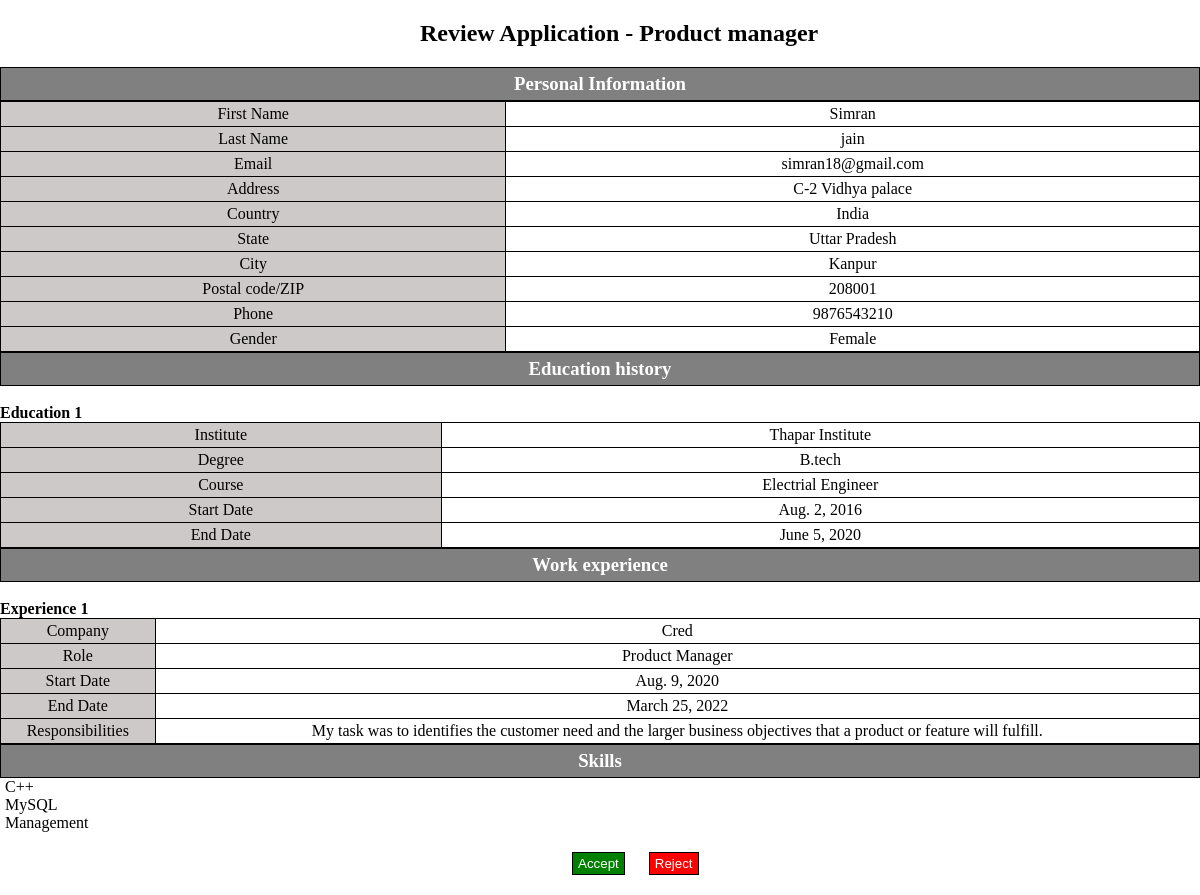
/description/2, run on the app's committed database.
### applications/models.py (models this page shows)
class Candidate(models.Model):
    first_name=models.CharField(max_length=15)
    last_name=models.CharField(max_length=15)
    address=models.TextField()
    country=models.CharField(max_length=30)
    state=models.CharField(max_length=30)
    city=models.CharField(max_length=30)
    postal_code=models.CharField(max_length=10)
    phone=models.IntegerField()
    gender=models.CharField(max_length=20,default=None)
    email=models.EmailField()
    status=models.CharField(max_length=10,default="applied")
    applied_on=models.DateField(default=timezone.now())
    role=models.TextField(default=None)
    resume=models.FileField(upload_to="resume/",null=False,blank=False,default=None)

class Education(models.Model):
    candidate=models.ForeignKey(Candidate,related_name='education',on_delete=models.CASCADE)
    institute=models.TextField()
    degree=models.CharField(max_length=20)
    course=models.TextField()
    start_date=models.DateField()
    end_date=models.DateField()

class Experience(models.Model):
    candidate=models.ForeignKey(Candidate,related_name='experience',on_delete=models.CASCADE)
    company=models.TextField()
    role=models.TextField(default=None)
    start_date=models.DateField()
    end_date=models.DateField()
    responsibilities=models.TextField()

class Skills(models.Model):
    candidate=models.ForeignKey(Candidate,related_name='skills',on_delete=models.CASCADE)
    skill=models.CharField(max_length=30)

### applications/views.py (the view, shortened to what this page needs)
# urls.py: path('description/<int:candidate_id>',views.description,name="description"),
def description(request,candidate_id):
    candidate=Candidate.objects.get(id=candidate_id)
    context={'candidate':candidate}
    return render(request,'applications/description.html',context)

### template/applications/description.html (shortened to what this page needs)
<!DOCTYPE html>
<html lang="en">
<head>
    {% load static %}
    <link rel="stylesheet" href="{% static 'applications/applications.css' %}">
</head>
<body>
    <h2 id="review_application_heading">Review Application - {{candidate.role}}</h2>
    <div>
        <h3 class="description_subheading">Personal Information</h3>
        <table>
            <tr>
                <td class="row_name">First Name</td>
                <td>{{candidate.first_name}}</td>
            </tr>
            <tr>
                <td class="row_name">Last Name</td>
                <td>{{candidate.last_name}}</td>
            </tr>
            <tr>
                <td class="row_name">Email</td>
                <td>{{candidate.email}}</td>
            </tr>
            <tr>
                <td class="row_name">Address</td>
                <td>{{candidate.address}}</td>
            </tr>
            <tr>
                <td class="row_name">Country</td>
                <td>{{candidate.country}}</td>
            </tr>
            <tr>
                <td class="row_name">State</td>
                <td>{{candidate.state}}</td>
            </tr>
            <tr>
                <td class="row_name">City</td>
                <td>{{candidate.city}}</td>
            </tr>
            <tr>
                <td class="row_name">Postal code/ZIP</td>
                <td>{{candidate.postal_code}}</td>
            </tr>
            <tr>
                <td class="row_name">Phone</td>
                <td>{{candidate.phone}}</td>
            </tr>
            <tr>
                <td class="row_name">Gender</td>
                <td>{{candidate.gender}}</td>
            </tr>
        </table>
    </div>
    <div>
        <h3 class="description_subheading">Education history</h3>
        {% for edu in candidate.education.all %}
        <span class="field_count"><h4>Education {{ forloop.counter }}</h4></span>
        <table>
            <tr>
                <td class="row_name">Institute</td>
                <td>{{edu.institute}}</td>
            </tr>
            <tr>
                <td class="row_name">Degree</td>
                <td>{{edu.degree}}</td>
            </tr>
            <tr>
                <td class="row_name">Course</td>
                <td>{{edu.course}}</td>
            </tr>
            <tr>
                <td class="row_name">Start Date</td>
                <td>{{edu.start_date}}</td>
            </tr>
            <tr>
                <td class="row_name">End Date</td>
                <td>{{edu.end_date}}</td>
            </tr>
        </table>
        {% endfor %}
    </div>
    <div>
        <h3 class="description_subheading">Work experience</h3>
        {% for exp in candidate.experience.all %}
        <span class="field_count"><h4>Experience {{ forloop.counter }}</h4></span>
        <table>
            <tr>
                <td class="row_name">Company</td>
                <td>{{exp.company}}</td>
            </tr>
            <tr>
                <td class="row_name">Role</td>
                <td>{{exp.role}}</td>
            </tr>
            <tr>
                <td class="row_name">Start Date</td>
                <td>{{exp.start_date}}</td>
            </tr>
            <tr>
                <td class="row_name">End Date</td>
                <td>{{exp.end_date}}</td>
            </tr>
            <tr>
                <td class="row_name">Responsibilities</td>
                <td>{{exp.responsibilities}}</td>
            </tr>
        </table>
        {% endfor %}
    </div>
    <div>
        <h3 class="description_subheading">Skills</h3>
        {% for skill in candidate.skills.all %}
        <ul>
          <li>{{skill.skill}}</li>
        </ul>
        {% endfor %}
    </div>
    <div class="ac_or_rj">
        <form method="post" action="">
            <input id="description_accepted" type="submit" value="Accept" name="accept">
            <input id="description_rejected" type="submit" value="Reject" name="reject">
        </form>
    </div>
</body>
</html>

### applications/static/applications/applications.css (style rules this page uses)
* { margin: 0; padding: 0; }
table { width: 100%; border-collapse: collapse; }
tr { border: 1px solid black; }
td { text-align: center; padding: 3px; border: 1px solid black; }
#review_application_heading { padding-top:20px; padding-bottom: 20px; margin-left: 35%; }
.description_subheading { border: 1px solid black; background-color: gray; padding: 5px; color: white; text-align: center; }
.row_name { background-color: #cec9c9; }
.field_count { margin-left: 5px; }
li { padding-left: 5px; }
.ac_or_rj { padding: 10px; margin-left: 46%; }
.ac_or_rj input { margin: 10px; background: none; border: none; border: 1px solid black; padding: 3px; padding-left: 5px; padding-right: 5px; }
#description_accepted { background-color: green; color: white; }
#description_rejected { background-color: red; color: white; }
.job_application_form div label,input,select { margin: 4px 0px 4px 10px; }

### data on the page
Candidate: role "Product manager", first_name "Simran", last_name "jain", email "simran18@gmail.com", address "C-2 Vidhya palace", country "India", state "Uttar Pradesh", city "Kanpur", postal_code "208001", phone "9876543210", gender "Female"
Education: institute "Thapar Institute", degree "B.tech", course "Electrial Engineer", start_date "Aug. 2, 2016", end_date "June 5, 2020"
Experience: company "Cred", role "Product Manager", start_date "Aug. 9, 2020", end_date "March 25, 2022", responsibilities "My task was to identifies the customer need and the larger business objectives that a product or feature will fulfill."
Skills: skill "C++"
Skills: skill "MySQL"
Skills: skill "Management"
